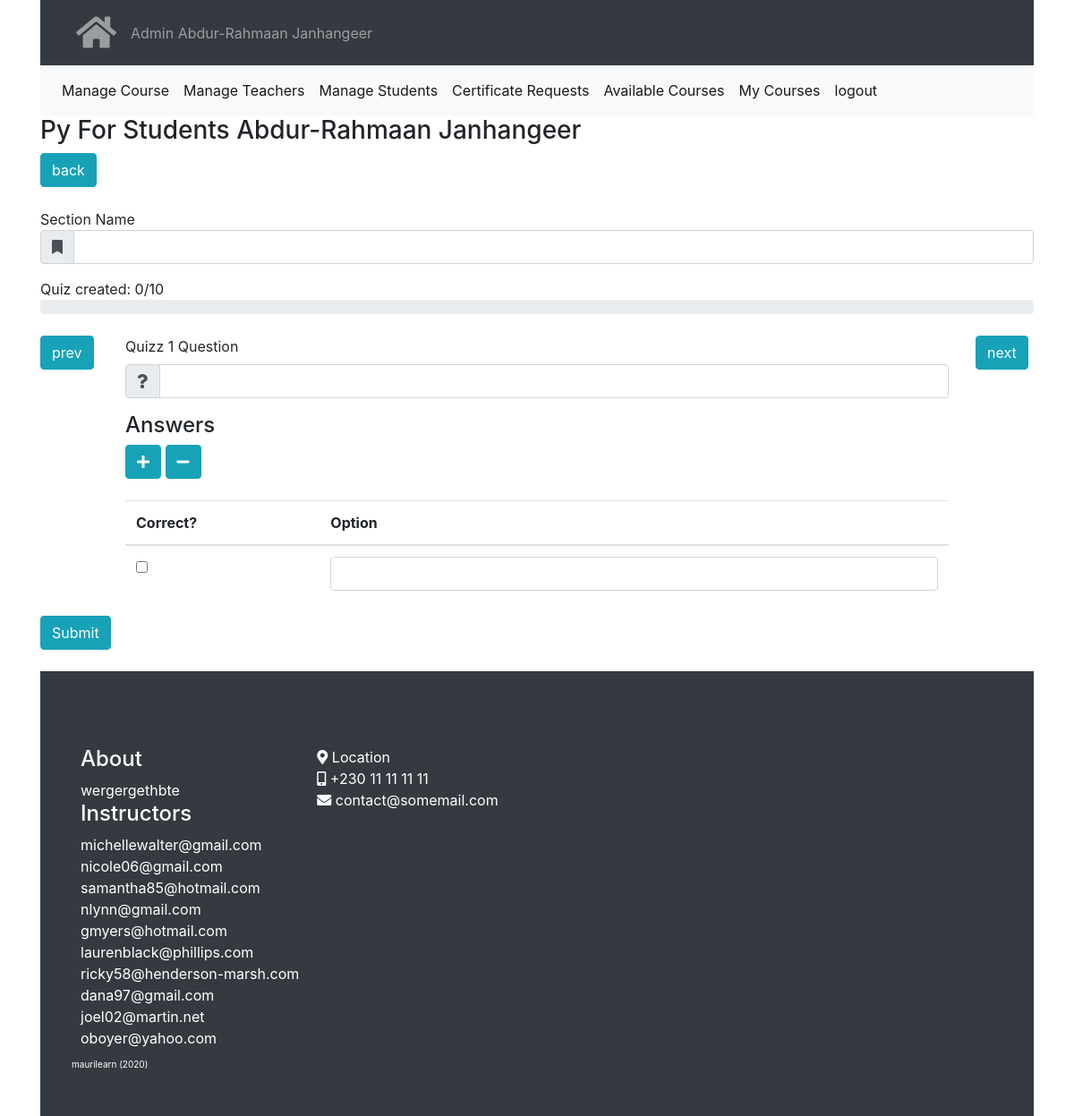
/course/1/add/section (signed in), run on an earlier commit of the app's database.
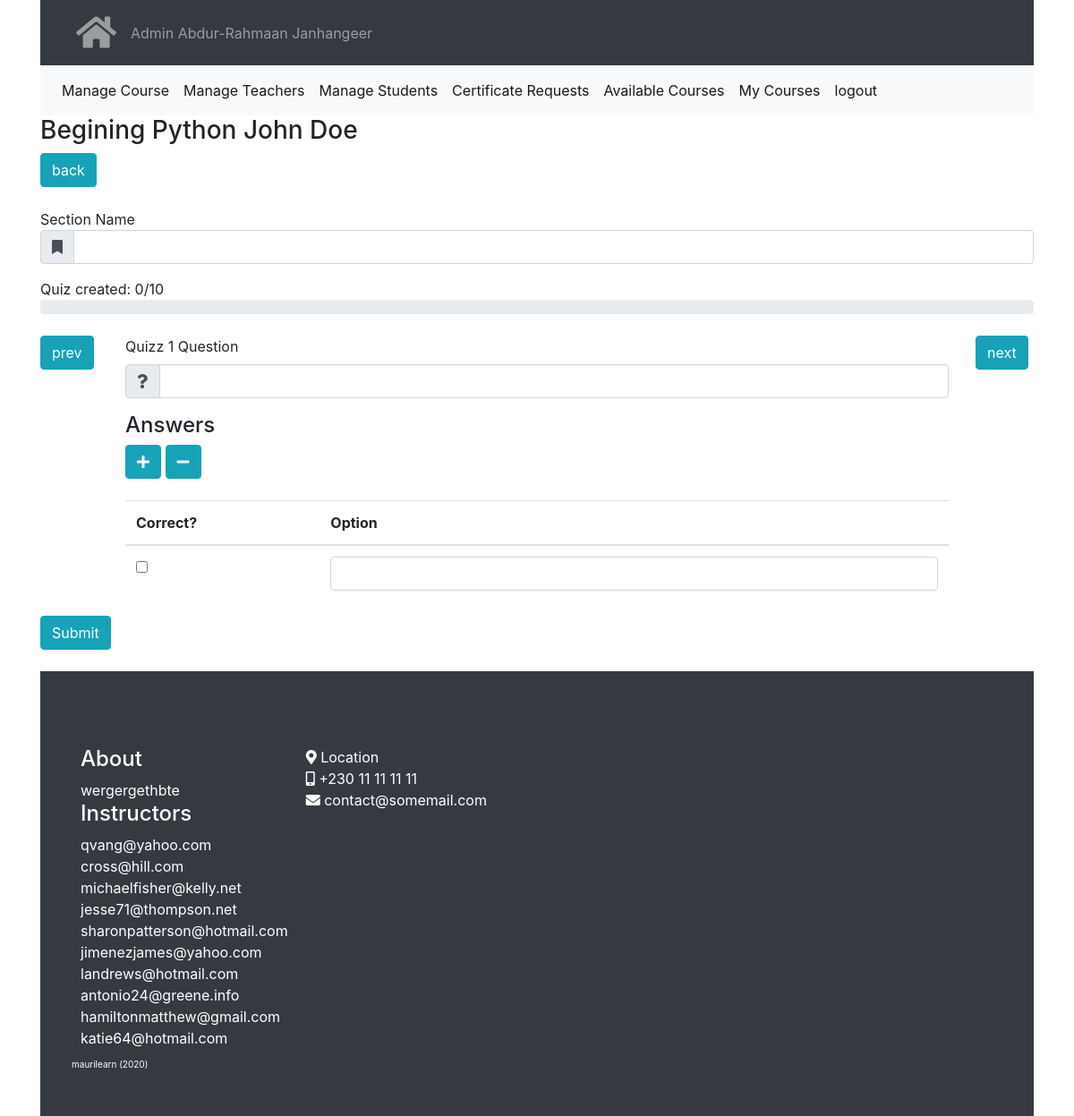
And on a later commit of the database.
### modules/course/models.py (models this page shows, shortened)
class Course(db.Model):
    __tablename__ = 'courses'
    id = db.Column(db.Integer, primary_key=True)
    name = db.Column(db.String(100))
    created_date = db.Column(db.DateTime, default=datetime.now())
    teacher_id = db.Column(db.Integer, db.ForeignKey('users.id'),
        nullable=False)
    sections = db.relationship('Section', backref='course', lazy=True,
        cascade="all, delete, delete-orphan")
    def delete(self):
        db.session.delete(self)
        db.session.commit()

### modules/auth/models.py (models this page shows, shortened)
class User(UserMixin, db.Model):
    __tablename__ = 'users'
    id = db.Column(db.Integer, primary_key=True)
    email = db.Column(db.String(100))
    password = db.Column(db.String(128))
    name = db.Column(db.String(120))
    role = db.Column(db.String(120))
    courses = db.relationship("Course",
        secondary=course_subs,
        cascade = "all, delete")# !subs- teacher, students
    quiz_histories = db.relationship('QuizHistory', backref='person', lazy=True,
        cascade="all, delete, delete-orphan")
    def delete(self):
        db.session.delete(self)
        db.session.commit()

### modules/course/view.py (the view)
@course_blueprint.route("/<course_id>/add/section")
@login_required
def add_section(course_id):
    context = base_context()
    course = Course.query.get(course_id)
    context['course'] = course
    context['author'] = User.query.get(course.teacher_id)
    return render_template('course/add_section.html', **context)

### app.py (called while the page is built)
def create_app(config_name):
    app = Flask(__name__)
    configuration = app_config[config_name]
    app.config.from_object(configuration)
    db.init_app(app)
    ma.init_app(app)
    csrf = CSRFProtect(app)
    configure_uploads(app, photos)
    login_manager.init_app(app)
    login_manager.login_view = configuration.LOGIN_VIEW
    login_manager.login_message = configuration.LOGIN_MESSAGE
    @login_manager.user_loader
    def load_user(id):
        return User.query.get(id)
    for module in os.listdir("modules"):
        if module.startswith("__"):
            continue
        mod = importlib.import_module("modules.{}.view".format(module))
        app.register_blueprint(getattr(mod, "{}_blueprint".format(module)))
    @app.route("/")
    def index():
        return redirect(configuration.HOMEPAGE_URL)
    return app

### shopyoapi/enhance.py (called while the page is built)
def base_context():
    base_context = {
        'MESSAGE': '',
        'current_user': current_user,
        'User': User
    }
    return base_context.copy()

### modules/course/templates/course/add_section.html (shortened to what this page needs)
{% extends "base/base.html" %}
{% block content %}
{%include 'course/partials/nav.html'%}
<h3>{{course.name}} {{author.name}}</h3>
<a class="btn btn-info" href="{{url_for('course.view', course_id=course.id)}}">back</a>
<br><br>
<div>
<div class="form-field">
Section Name <br>
<div class="input-group mb-3">
    <div class="input-group-prepend">
        <span class="input-group-text"><i class="fa fa-bookmark"></i></span>
    </div>
    <input id="section-name" type="text" name="name" class="form-control">
</div>
<div>
    Quiz created: <span id="completed_quiz">0</span>/10<br>
    <div id="progress-bar" class="progress">
    </div><br>
</div>
<div class="row">
    <div class="col-sm-1">
        <div class="btn btn-info" id="prev">prev</div>
    </div>
    <div class="col-sm-10" id="quiz-part">
        <div class="form-field">
            <label> Quizz <span id="quiz-number">1</span> Question </label>
            <div class="input-group mb-3">
                <div class="input-group-prepend">
                    <span class="input-group-text"><i class="fa fa-question"></i></span>
                </div>
                <input id= "question" type="text" name="question" autocomplete="off" class="form-control" required>
            </div>
        </div>
        <h4>Answers </h4>
        <button type="button" class="btn btn-info" id="answer-plus">
            <i class="fa fa-plus"></i>
        </button>
        <button type="button" class="btn btn-info" id="answer-minus">
            <i class="fa fa-minus"></i>
        </button>
        <br><br>
        <table class="table">
            <thead>
                <tr>
                    <th>Correct?</th>
                    <th>Option</th>
                </tr>
            </thead>
            <tbody id="tbody">
                <tr id="row_1">
                    <td><input type="checkbox" name="correct_1" class=""></td>
                    <td><input type="text" name="answer_1" class="form-control"></td>
                </tr>
            </tbody>
        </table>
    </div>
    <div class="col-sm-1">
        <div class="btn btn-info" id="next">next</div>
    </div>
</div>
<button id="submit" class="btn btn-info">Submit</button>
</div>
{% endblock %}

### modules/base/templates/base/base.html (shortened to what this page needs)
<!DOCTYPE html>
<html>
<head>
    <link rel="stylesheet" href="/static/bootstrap.min.css">
    <link rel="stylesheet" href="/static/fontawesome/css/all.css">
</head>
<body>
<div class="container">
    <nav class="navbar navbar-expand-sm bg-dark navbar-dark">
      <div id="flashed-messages">
    </div>
      <ul class="navbar-nav">
        <li class="nav-item">
          <a class="nav-link" href="/" title="Main Page"><i class="fas fa-home"></i></a>
        </li>
      </ul>
      <ul class="navbar-nav">
        <li class="nav-item">
          <a class="nav-link" href="/" title="Main Page">
            <span style="text-transform:capitalize;">{{current_user.role}}</span> {{current_user.name}}
          </a>
        </li>
      </ul>
    </nav>
    {% block content %}{% endblock %}
</div>
<br>
<footer class="app-footer page-footer bg-dark container" style="">
  <br>
  <div class="row">
    <div class="">
      <h4>About</h4>
      wergergethbte
      <h4>Instructors</h4>
      {%for teacher in User.query.filter(
                (User.role == 'teacher')
                ).all()%}
        {{teacher.email}}<br>
      {%endfor%}
    </div>
    <div class="">
      <i class="fa fa-map-marker-alt"></i> Location <br>
      <i class="fa fa-mobile-alt"></i> +230 11 11 11 11 <br>
      <i class="fa fa-envelope"></i> contact@somemail.com
    </div>
  </div>
  <div class="row app-copyright">
    maurilearn (<span id="year"></span>)
  </div>
</footer>
</body>
</html>

What changed in the data, as far as the page shows it:
no longer on one of the page's lists (row edited): User: email "michellewalter@gmail.com"
changed Course: name "Py For Students" → "Begining Python"
changed User: email "nicole06@gmail.com" → "qvang@yahoo.com"
changed User: email "samantha85@hotmail.com" → "cross@hill.com"
changed User: email "nlynn@gmail.com" → "michaelfisher@kelly.net"
changed User: email "gmyers@hotmail.com" → "jesse71@thompson.net"
changed User: email "laurenblack@phillips.com" → "sharonpatterson@hotmail.com"
changed User: email "ricky58@henderson-marsh.com" → "jimenezjames@yahoo.com"
changed User: email "dana97@gmail.com" → "landrews@hotmail.com"
changed User: email "joel02@martin.net" → "antonio24@greene.info"
changed User: email "oboyer@yahoo.com" → "hamiltonmatthew@gmail.com"
now on this page (row edited): User: email "katie64@hotmail.com"
Also different on the page:
{{ author.name }}: "Abdur-Rahmaan Janhangeer" → "John Doe"
